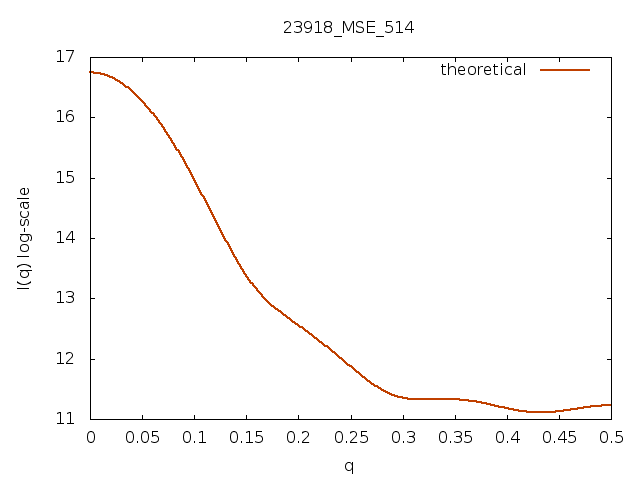

Write gnuplot code to recreate this figure.
set terminal png;set output "23918_MSE_514.png";
set title "23918_MSE_514";set xlabel "q";set ylabel "I(q) log-scale"
plot '23918_MSE_514.pdb.dat' u 1:2 thru log(y) t "theoretical" w lines lw 2 lt 6
